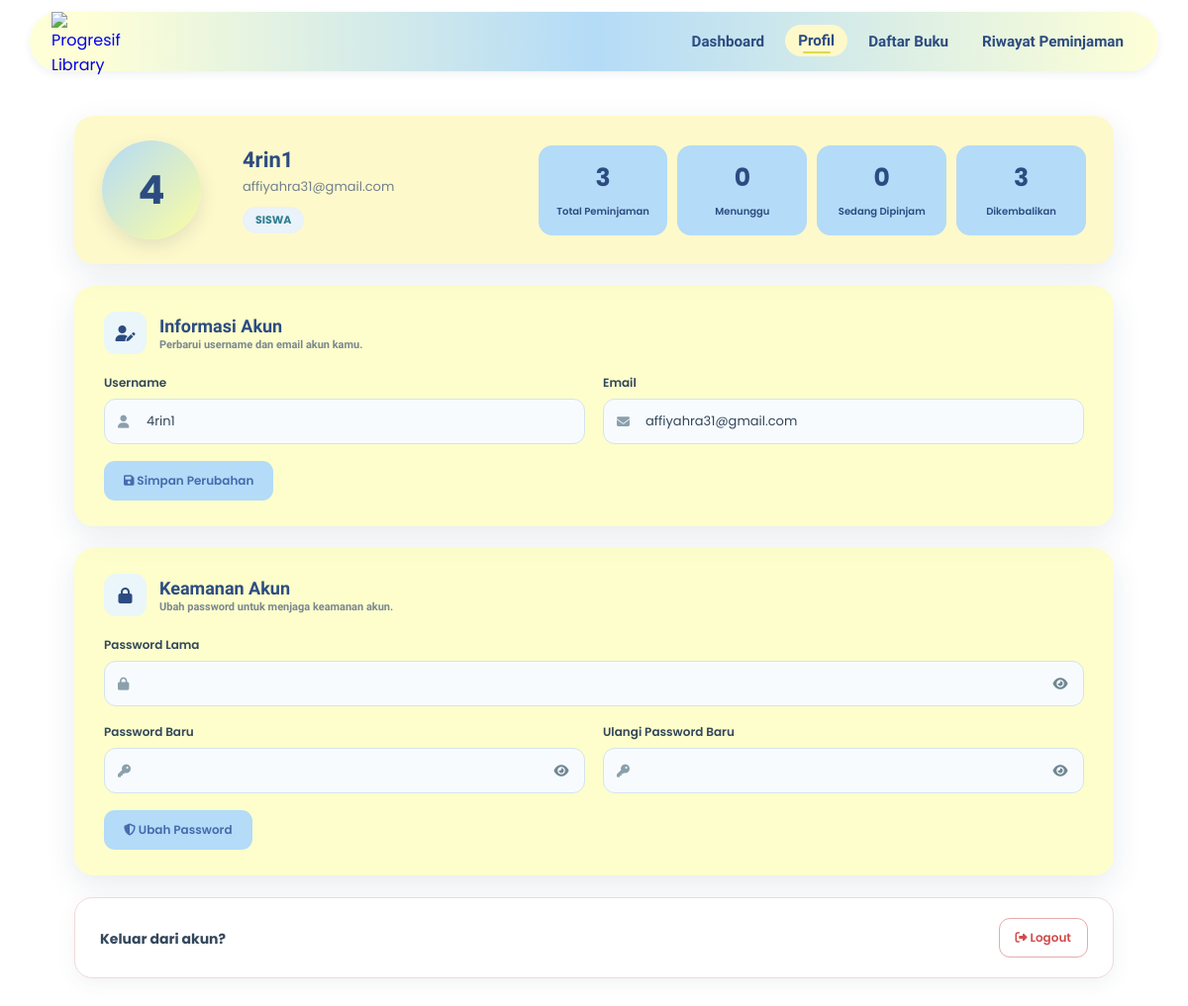
The page /views/profilU.php (signed in) on the database its author committed.
### tables this page shows
CREATE TABLE `users` (
  `id_user` int(11) NOT NULL,
  `Email` varchar(160) DEFAULT NULL,
  `username` varchar(50) DEFAULT NULL,
  `password` varchar(255) DEFAULT NULL,
  `role` enum('admin','siswa','guru','staff') NOT NULL DEFAULT 'siswa'
);

### models/koneksi.php (called while the page is built, shortened)
<?php
class Koneksi {
    private $host = "localhost",
            $username = "root",
            $pass = "",
            $db = "Peminjaman_Buku_PETAL";
    function __construct() {
        try {
            $this->koneksi = mysqli_connect(
                $this->host,
                $this->username,
                $this->pass,
                $this->db
            );
        } catch (mysqli_sql_exception $e) {
            $this->koneksi = false;
        }
    }
}

### models/m_profil.php (called while the page is built, shortened)
<?php
include_once __DIR__ . '/koneksi.php';
class m_profil
{
    private $conn;
    public function __construct()
    {
        $db = new koneksi();
        $this->conn = $db->koneksi;
    }
    public function ambil($id_user)
    {
        $id_user = (int) $id_user;
        $sql = "SELECT id_user, Email, username, role
                FROM users
                WHERE id_user = ?";
        $stmt = $this->conn->prepare($sql);
        $stmt->bind_param("i", $id_user);
        $stmt->execute();
        $query = $stmt->get_result();
        $data  = $query ? $query->fetch_assoc() : null;
        return $data ?: null;
    }
    public function statistik_peminjaman($id_user)
    {
        $id_user = (int) $id_user;
        $stat = [
            'total'        => 0,
            'menunggu'     => 0,
            'dipinjam'     => 0,
            'dikembalikan' => 0,
        ];
        $stmt = $this->conn->prepare(
            "SELECT status, COUNT(*) AS total
             FROM peminjaman
             WHERE id_user = ?
             GROUP BY status"
        );
        $stmt->bind_param("i", $id_user);
        $stmt->execute();
        $query = $stmt->get_result();
        while ($row = $query->fetch_assoc()) {
            $jumlah = (int) $row['total'];
            $stat['total'] += $jumlah;
            if ($row['status'] === 'pengajuan' || $row['status'] === 'disetujui') {
                $stat['menunggu'] += $jumlah;
            } elseif ($row['status'] === 'dipinjam') {
                $stat['dipinjam'] += $jumlah;
            } elseif ($row['status'] === 'dikembalikan') {
                $stat['dikembalikan'] += $jumlah;
            }
        }
        return $stat;
    }
}
?>

### controller/c_profilU.php (called while the page is built, shortened)
<?php
include_once __DIR__ . '/../models/m_profil.php';
$id_user = (int) $_SESSION['data']['id_user'];
$profil = new m_profil();
$data_profil = $profil->ambil($id_user);
$input_username = $data_profil['username'] ?? '';
$input_email    = $data_profil['Email'] ?? '';
$stat = $profil->statistik_peminjaman($id_user);
$huruf_pertama = preg_match('/^./us', $data_profil['username'] ?? '', $cocok) ? $cocok[0] : '?';
$inisial = strtoupper($huruf_pertama);
$label_role = [
    'admin' => 'Admin',
    'siswa' => 'Siswa',
    'staff' => 'Staff',
    'guru' => 'Guru'
][$data_profil['role']] ?? ucfirst($data_profil['role']);

### views/profilU.php (the view, shortened to what this page needs)
<?php
include_once __DIR__ . '/../controller/c_profilU.php';
?>
<!DOCTYPE html>
<html lang="id">
<head>
    <link rel="stylesheet" href="https://cdnjs.cloudflare.com/ajax/libs/font-awesome/6.5.1/css/all.min.css">
    <link rel="stylesheet" href="../css/profilU.css">
</head>
<body>
<nav class="navbar">
    <a href="dashboard_user.php" class="logo-link">
        <img src="../assets/logo.svg" class="logo" alt="Progresif Library">
    </a>
    <div class="nav-links">
        <a href="dashboard_user.php">Dashboard</a>
        <a href="profilU.php" class="active">Profil</a>
        <a href="daftar_bukuU.php">Daftar Buku</a>
        <a href="riwayat_peminjamanU.php">Riwayat Peminjaman</a>
    </div>
</nav>
<main class="profil-content">
    <section class="profil-card">
        <div class="profil-avatar"><?= htmlspecialchars($inisial) ?></div>
        <div class="identity">
            <h2><?= htmlspecialchars($data_profil['username'] ?? '') ?></h2>
            <p><?= htmlspecialchars($data_profil['Email'] ?? '-') ?></p>
            <span class="profil-role"><?= htmlspecialchars($label_role) ?></span>
        </div>
        <div class="profil-stats">
            <div><strong><?= (int) $stat['total'] ?></strong><span>Total Peminjaman</span></div>
            <div><strong><?= (int) $stat['menunggu'] ?></strong><span>Menunggu</span></div>
            <div><strong><?= (int) $stat['dipinjam'] ?></strong><span>Sedang Dipinjam</span></div>
            <div><strong><?= (int) $stat['dikembalikan'] ?></strong><span>Dikembalikan</span></div>
        </div>
    </section>
    <section class="profil-panel" id="panel-profil">
        <div class="panel-title">
            <div class="panel-icon"><i class="fa-solid fa-user-pen"></i></div>
            <div><h2>Informasi Akun</h2><p>Perbarui username dan email akun kamu.</p></div>
        </div>
        <form method="post" action="profilU.php#panel-profil" autocomplete="off">
            <div class="form-row">
                <div class="form-group">
                    <label for="username">Username</label>
                    <div class="input-wrap">
                        <i class="fa-solid fa-user"></i>
                        <input type="text" id="username" name="username" maxlength="50" required value="<?= htmlspecialchars($input_username) ?>">
                    </div>
                </div>
                <div class="form-group">
                    <label for="email">Email</label>
                    <div class="input-wrap">
                        <i class="fa-solid fa-envelope"></i>
                        <input type="email" id="email" name="email" maxlength="159" required value="<?= htmlspecialchars($input_email) ?>">
                    </div>
                </div>
            </div>
            <button type="submit" class="btn-simpan"><i class="fa-solid fa-floppy-disk"></i> Simpan Perubahan</button>
        </form>
    </section>
    <section class="profil-panel" id="panel-password">
        <div class="panel-title">
            <div class="panel-icon"><i class="fa-solid fa-lock"></i></div>
            <div><h2>Keamanan Akun</h2><p>Ubah password untuk menjaga keamanan akun.</p></div>
        </div>
        <form method="post" action="profilU.php#panel-password" autocomplete="off">
            <div class="form-group">
                <label for="password_lama">Password Lama</label>
                <div class="input-wrap password-wrap">
                    <i class="fa-solid fa-lock"></i>
                    <input type="password" id="password_lama" name="password_lama" autocomplete="current-password" required>
                    <button type="button" class="toggle-password" onclick="togglePassword('password_lama', this)" aria-label="Lihat password"><i class="fa-solid fa-eye"></i></button>
                </div>
            </div>
            <div class="form-row">
                <div class="form-group">
                    <label for="password_baru">Password Baru</label>
                    <div class="input-wrap password-wrap">
                        <i class="fa-solid fa-key"></i>
                        <input type="password" id="password_baru" name="password_baru" minlength="6" autocomplete="new-password" required>
                        <button type="button" class="toggle-password" onclick="togglePassword('password_baru', this)" aria-label="Lihat password"><i class="fa-solid fa-eye"></i></button>
                    </div>
                </div>
                <div class="form-group">
                    <label for="password_ulang">Ulangi Password Baru</label>
                    <div class="input-wrap password-wrap">
                        <i class="fa-solid fa-key"></i>
                        <input type="password" id="password_ulang" name="password_ulang" minlength="6" autocomplete="new-password" required>
                        <button type="button" class="toggle-password" onclick="togglePassword('password_ulang', this)" aria-label="Lihat password"><i class="fa-solid fa-eye"></i></button>
                    </div>
                </div>
            </div>
            <button type="submit" class="btn-simpan"><i class="fa-solid fa-shield-halved"></i> Ubah Password</button>
        </form>
    </section>
    <section class="logout-panel">
        <div>
            <strong>Keluar dari akun?</strong>
        </div>
        <a href="../controller/logout.php" onclick="return confirm('Yakin ingin logout?');"><i class="fa-solid fa-right-from-bracket"></i> Logout</a>
    </section>
</main>
</body>
</html>

### rows shown on the page
users: username "4", username "4rin1", Email "affiyahra31@gmail.com", role "SISWA", email "affiyahra31@gmail.com"

### other values the page prints
$stat['total'] "3"
$stat['menunggu'] "0"
$stat['dipinjam'] "0"
$stat['dikembalikan'] "3"
